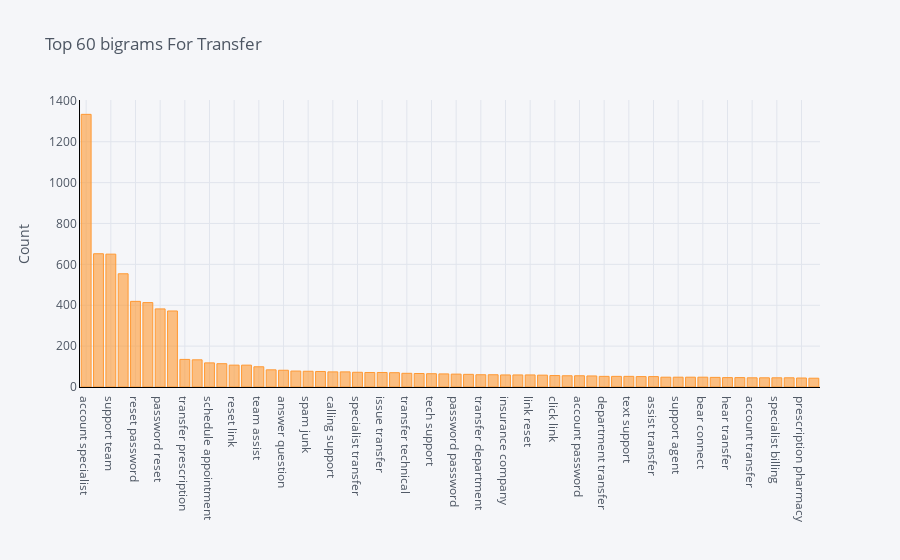

Write notebook code for a chart like this one.
### Code cell
bigrcus

### Figure 1 — Plotly figure (JSON) as saved in the notebook; plotly's stock layout.template omitted (floating-point values rounded to 4 significant figures)
{"data": [{"marker": {"color": "rgba(255, 153, 51, 0.6)", "line": {"color": "rgba(255, 153, 51, 1.0)", "width": 1}}, "name": "count", "orientation": "v", "text": "", "type": "bar", "x": ["account specialist", "support record", "support team", "transfer account", "reset password", "transfer support", "password reset", "specialist assist", "transfer prescription", "connect support", "schedule appointment", "password link", "reset link", "technical support", "team assist", "billing insurance", "answer question", "virtual visit", "spam junk", "spam folder", "calling support", "billing department", "specialist transfer", "insurance issue", "issue transfer", "account account", "transfer technical", "prescription issue", "tech support", "billing issue", "password password", "transfer transfer", "transfer department", "support transfer", "insurance company", "team member", "link reset", "inbox spam", "click link", "assist support", "account password", "apologize transfer", "department transfer", "junk folder", "text support", "level online", "assist transfer", "doctor visit", "support agent", "password account", "bear connect", "connect assist", "hear transfer", "temporary password", "account transfer", "specialist answer", "specialist billing", "junk spam", "prescription pharmacy", "transfer specialist"], "y": [1334, 652, 650, 554, 419, 413, 382, 372, 135, 133, 118, 114, 107, 107, 99, 84, 82, 78, 77, 76, 74, 74, 72, 71, 71, 70, 67, 66, 65, 64, 63, 62, 60, 60, 59, 59, 59, 58, 56, 55, 55, 54, 52, 52, 52, 51, 51, 48, 48, 48, 48, 47, 46, 46, 45, 45, 45, 45, 44, 43]}], "layout": {"autosize": true, "legend": {"bgcolor": "#F5F6F9", "font": {"color": "#4D5663"}}, "paper_bgcolor": "#F5F6F9", "plot_bgcolor": "#F5F6F9", "title": {"font": {"color": "#4D5663"}, "text": "Top 60 bigrams For Transfer"}, "xaxis": {"autorange": true, "gridcolor": "#E1E5ED", "linecolor": "black", "range": [-0.5, 59.5], "showgrid": true, "tickfont": {"color": "#4D5663"}, "title": {"font": {"color": "#4D5663"}, "text": ""}, "type": "category", "zerolinecolor": "#E1E5ED"}, "yaxis": {"autorange": true, "gridcolor": "#E1E5ED", "linecolor": "black", "range": [0, 1404.0], "showgrid": true, "tickfont": {"color": "#4D5663"}, "title": {"font": {"color": "#4D5663"}, "text": "Count"}, "type": "linear", "zerolinecolor": "#E1E5ED"}}}
